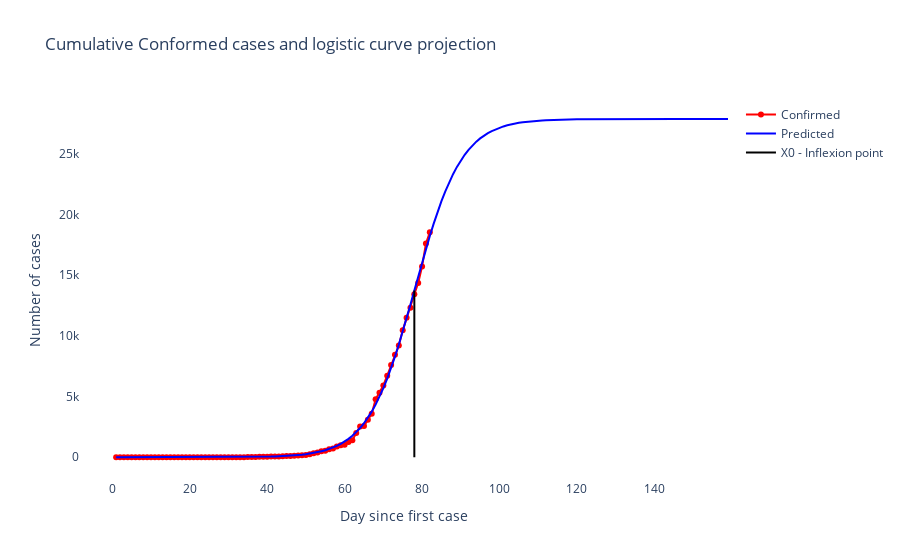

This figure's notebook cell:
### Code cell
d_df = date_wise_data.copy()
p0 = (0,0,0)

date_wise_data = original_data[original_data['Country']=='India'][['State',"Date","Confirmed","Deaths",'Active']]
date_wise_data = date_wise_data.groupby(["Date"]).sum().reset_index()

L = 250000
k = 0.25
x0 = 100
p0 = (L, k, x0)
plot_logistic_fit_data(d_df, 'India')

### Figure 1 — Plotly figure (JSON) as saved in the notebook; plotly's stock layout.template omitted (floating-point values rounded to 4 significant figures; data arrays with more than 128 entries replaced by an {"elided": "..."} marker saying what was removed)
{"data": [{"marker": {"color": "Red"}, "mode": "markers+lines", "name": "Confirmed", "text": [1, 1, 1, 2, 3, 3, 3, 3, 3, 3, 3, 3, 3, 3, 3, 3, 3, 3, 3, 3, 3, 3, 3, 3, 3, 3, 3, 3, 3, 3, 3, 3, 5, 5, 28, 30, 31, 34, 39, 43, 56, 62, 73, 82, 102, 113, 119, 142, 156, 194, 244, 330, 396, 499, 536, 657, 727, 887, 987, 1024, 1251, 1397, 1998, 2543, 2567, 3082, 3588, 4778, 5311, 5916, 6725, 7598, 8446, 9205, 10453, 11487, 12322, 13430, 14352, 15722, 17615, 18539], "type": "scatter", "x": [1, 2, 3, 4, 5, 6, 7, 8, 9, 10, 11, 12, 13, 14, 15, 16, 17, 18, 19, 20, 21, 22, 23, 24, 25, 26, 27, 28, 29, 30, 31, 32, 33, 34, 35, 36, 37, 38, 39, 40, 41, 42, 43, 44, 45, 46, 47, 48, 49, 50, 51, 52, 53, 54, 55, 56, 57, 58, 59, 60, 61, 62, 63, 64, 65, 66, 67, 68, 69, 70, 71, 72, 73, 74, 75, 76, 77, 78, 79, 80, 81, 82], "y": [1, 1, 1, 2, 3, 3, 3, 3, 3, 3, 3, 3, 3, 3, 3, 3, 3, 3, 3, 3, 3, 3, 3, 3, 3, 3, 3, 3, 3, 3, 3, 3, 5, 5, 28, 30, 31, 34, 39, 43, 56, 62, 73, 82, 102, 113, 119, 142, 156, 194, 244, 330, 396, 499, 536, 657, 727, 887, 987, 1024, 1251, 1397, 1998, 2543, 2567, 3082, 3588, 4778, 5311, 5916, 6725, 7598, 8446, 9205, 10453, 11487, 12322, 13430, 14352, 15722, 17615, 18539]}, {"marker": {"color": "blue"}, "mode": "lines", "name": "Predicted", "text": {"elided": "159 int values"}, "type": "scatter", "x": {"elided": "159 int values"}, "y": {"elided": "159 int values"}}, {"marker": {"color": "black"}, "mode": "lines", "name": "X0 - Inflexion point", "text": "X0 - Inflexion point", "type": "scatter", "x": [78, 78], "y": [0, 13735]}], "layout": {"hovermode": "closest", "plot_bgcolor": "rgb(275, 270, 273)", "title": {"text": "Cumulative Conformed cases and logistic curve projection"}, "xaxis": {"showticklabels": true, "title": {"text": "Day since first case"}}, "yaxis": {"title": {"text": "Number of cases"}}}}
